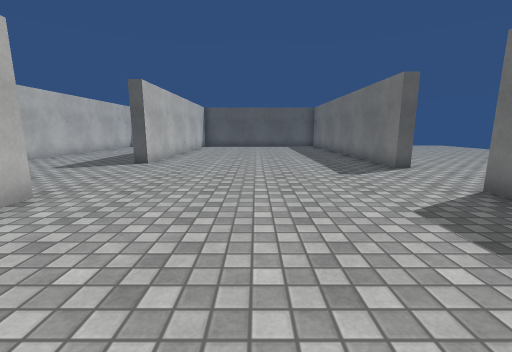
[1] (above)

16 first-person views from a walk through a scene from a Unity 3-D project. The camera is 1.2 m above the floor, tilts 10° down and sees 90° across. The floor is counted in squares, 1 m on a side. Each view is taken from the middle of a square. On the plan, view 1 faces up. The plan holds only what a view shows up to about 12 squares ahead; the rest is blank. The place goes on beyond the plan. The player character is not drawn. Surface patterns are stand-ins for the level's own textures.

[2]
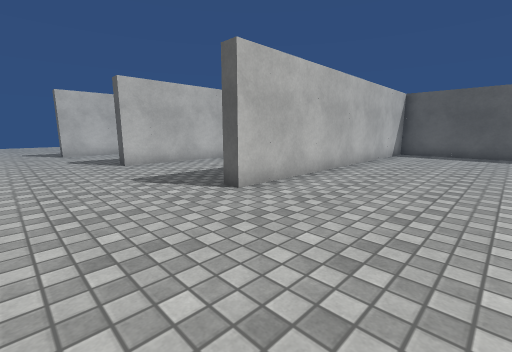

[3]
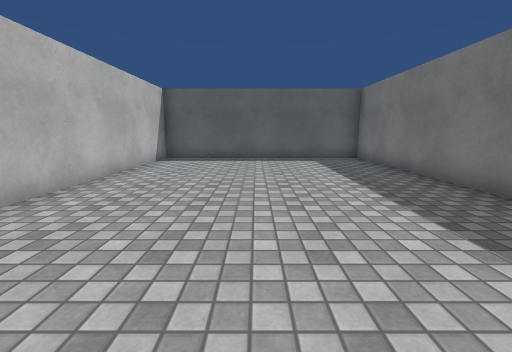

[4]
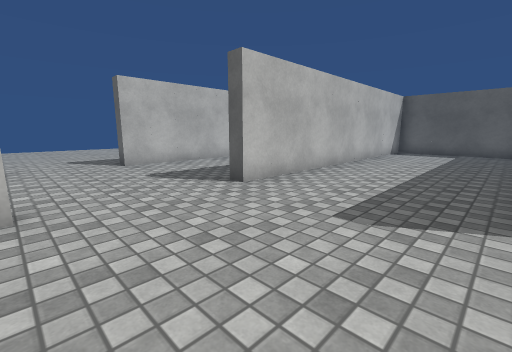

[5]
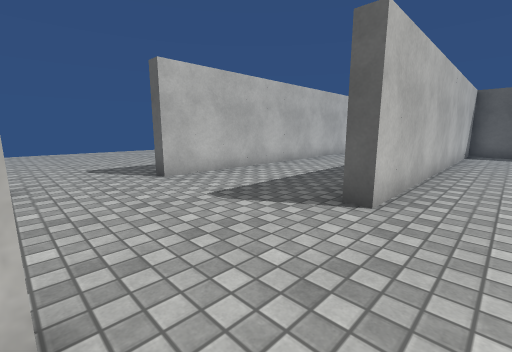

[6]
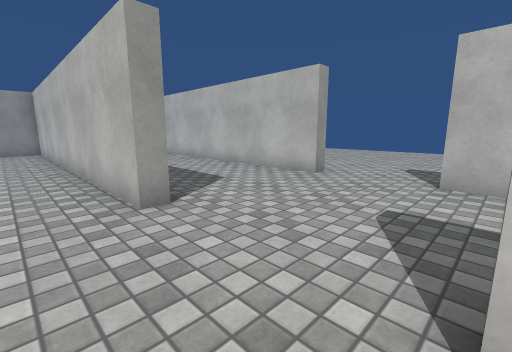

[7]
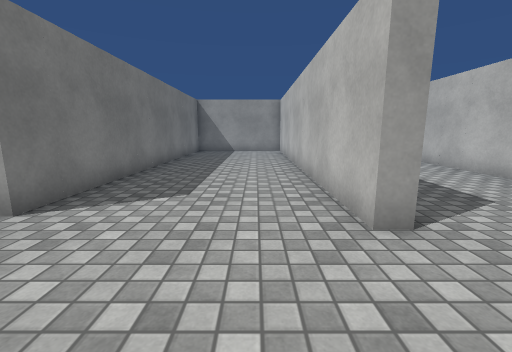

[8]
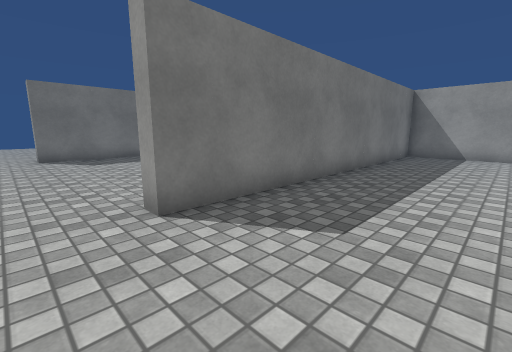

[9]
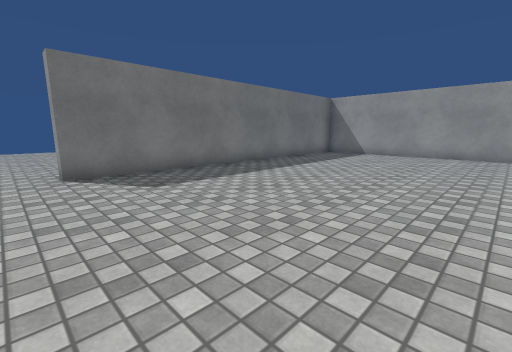

[10]
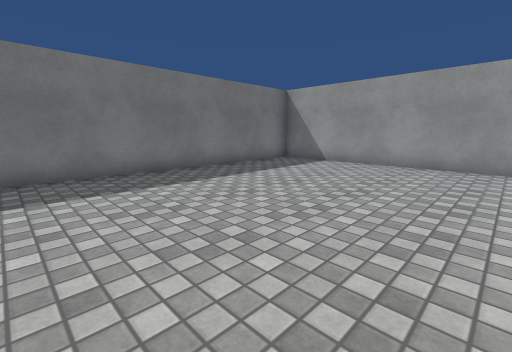

[11]
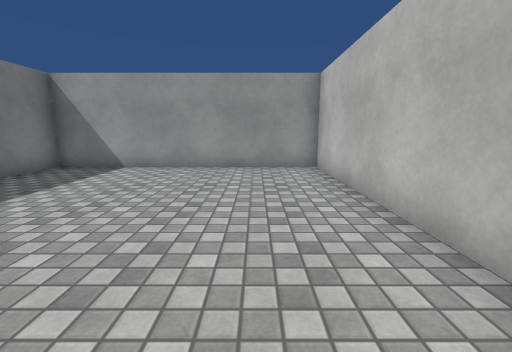

[12]
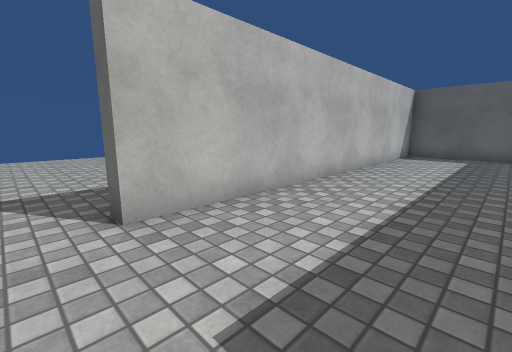

[13]
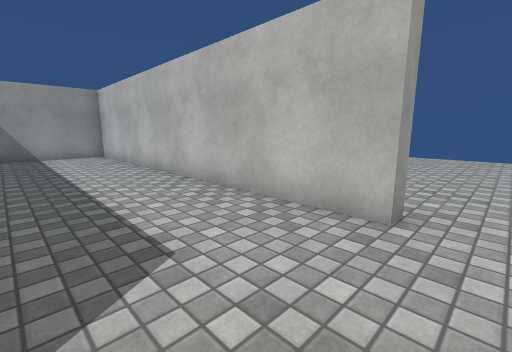

[14]
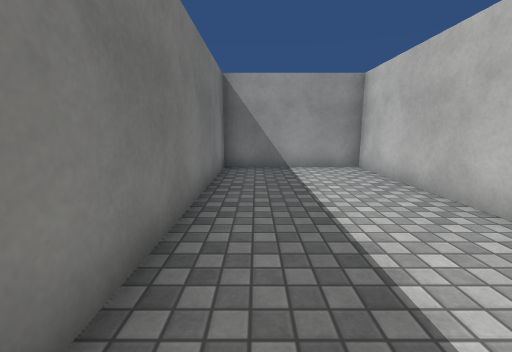

[15]
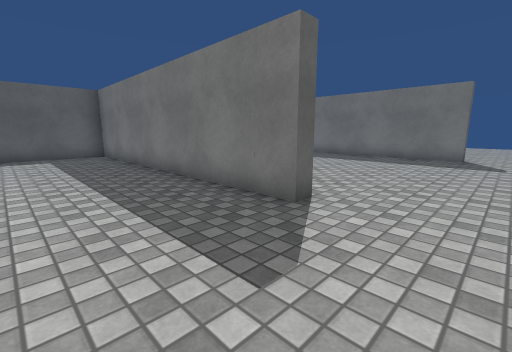

[16]
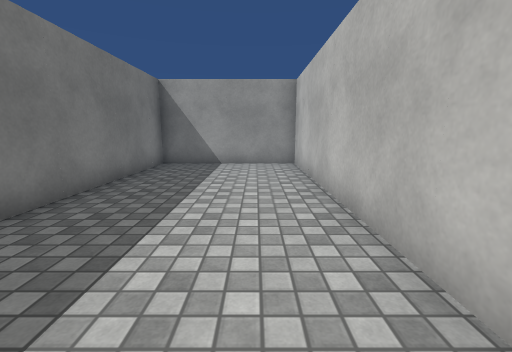

### Floor plan
Points are (right, up) in squares from view 1. A wall is a line through its corners. A room is listed if a view was taken in it or the views show most of it. See-through windows are left out.
Room 1 (views 1, 2, 3, 4, 5, 6, 7, 8, 9, 10, 11, 12, 13, 14, 15, 16)
walls: (-10, 5) (-9.4, 5) (-9.4, -7.5) (-4.5, -7.5) (-4.5, 4.5) (-4, 4.5) (-4, 3.9); (-4, -0.9) (-4, -7.5) (4.6, -7.5) (4.6, 5) (5.1, 5); (-14.4, 5) (-14.4, -7.5) (-9.9, -7.5) (-9.9, 0.1); (5.1, 8.3) (4.6, 8.3) (4.6, 20.5) (-4, 20.5) (-4, 9.5) (-4.5, 9.5) (-4.5, 20.5) (-9.4, 20.5) (-9.4, 9) (-10, 9); (-10.9, 20.5) (-14.4, 20.5) (-14.4, 8)
ways out: opening at (-14.7, 7)

Where each view was taken, in squares from view 1:
view 1: 0 up, 0 right, facing up
view 2: 6 up, 0 right, facing up-left
view 3: 9 up, 0 right, facing up
view 4: 5 up, 5 left, facing up-left
view 5: 5 up, 8 left, facing up-left
view 6: 9 up, 8 left, facing down-left
view 7: 8 up, 8 left, facing down
view 8: 6 up, 8 left, facing down-right
view 9: 6 up, 3 left, facing down-right
view 10: 2 up, 3 left, facing down-right
view 11: 1 up, 2 left, facing down
view 12: 7 up, 11 left, facing up-left
view 13: 6 up, 11 left, facing down-left
view 14: 1 up, 11 left, facing down
view 15: 7 up, 8 left, facing up-right
view 16: 2 up, 8 left, facing down
